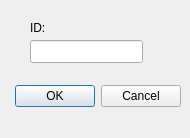
<?xml version="1.0" encoding="UTF-8"?>
<ui version="4.0">
 <class>ChangeId</class>
 <widget class="QDialog" name="ChangeId">
  <property name="geometry">
   <rect>
    <x>0</x>
    <y>0</y>
    <width>190</width>
    <height>138</height>
   </rect>
  </property>
  <property name="windowTitle">
   <string>Podaj nowe id</string>
  </property>
  <widget class="QDialogButtonBox" name="buttonBox">
   <property name="geometry">
    <rect>
     <x>10</x>
     <y>80</y>
     <width>171</width>
     <height>32</height>
    </rect>
   </property>
   <property name="orientation">
    <enum>Qt::Horizontal</enum>
   </property>
   <property name="standardButtons">
    <set>QDialogButtonBox::Cancel|QDialogButtonBox::Ok</set>
   </property>
  </widget>
  <widget class="QLineEdit" name="id">
   <property name="geometry">
    <rect>
     <x>30</x>
     <y>40</y>
     <width>113</width>
     <height>23</height>
    </rect>
   </property>
  </widget>
  <widget class="QLabel" name="label">
   <property name="geometry">
    <rect>
     <x>30</x>
     <y>20</y>
     <width>91</width>
     <height>16</height>
    </rect>
   </property>
   <property name="text">
    <string>ID:</string>
   </property>
  </widget>
 </widget>
 <resources/>
 <connections>
  <connection>
   <sender>buttonBox</sender>
   <signal>accepted()</signal>
   <receiver>ChangeId</receiver>
   <slot>accept()</slot>
   <hints>
    <hint type="sourcelabel">
     <x>248</x>
     <y>254</y>
    </hint>
    <hint type="destinationlabel">
     <x>157</x>
     <y>274</y>
    </hint>
   </hints>
  </connection>
  <connection>
   <sender>buttonBox</sender>
   <signal>rejected()</signal>
   <receiver>ChangeId</receiver>
   <slot>reject()</slot>
   <hints>
    <hint type="sourcelabel">
     <x>316</x>
     <y>260</y>
    </hint>
    <hint type="destinationlabel">
     <x>286</x>
     <y>274</y>
    </hint>
   </hints>
  </connection>
 </connections>
</ui>
